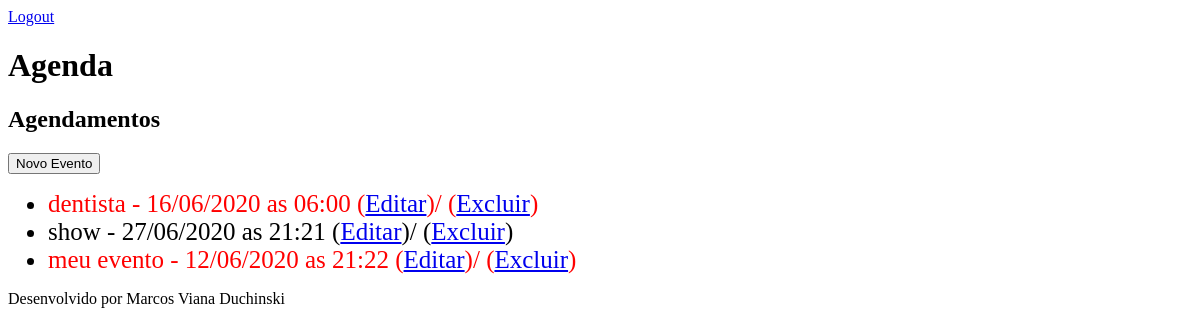
/agenda/ (signed in), run on an earlier commit of the app's database.
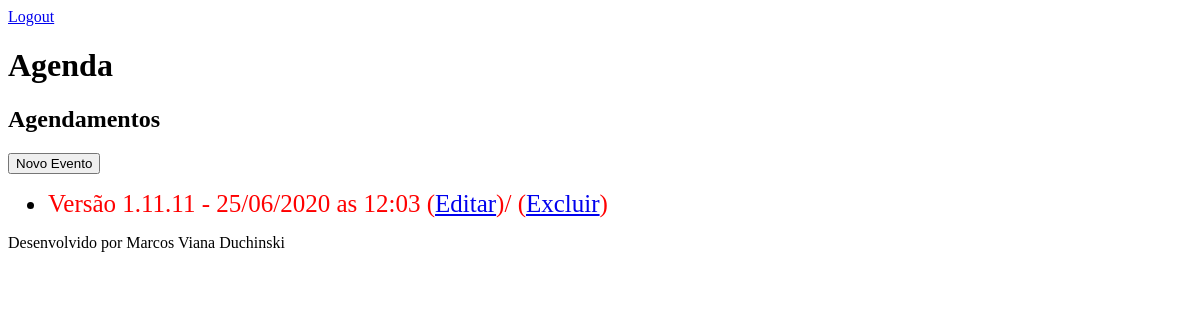
And on a later commit of the database.
### core/models.py (models this page shows, shortened)
class Evento(models.Model):
    titulo = models.CharField(max_length=100)
    descricao = models.TextField(blank=True, null=True)
    data_evento = models.DateTimeField(verbose_name='Data do Evento')
    data_criacao = models.DateTimeField(auto_now=True)
    usuario = models.ForeignKey(User, on_delete=models.CASCADE)
    class Meta:
        db_table = 'evento'
    def get_data_evento(self):
        return self.data_evento.strftime('%d/%m/%Y as %H:%M')
    def get_evento_atrasado(self):
        if self.data_evento < datetime.now():
            return True
        else:
            return False

### core/views.py (the view)
# urls.py: path('agenda/', views.lista_eventos),
@login_required(login_url='/login/')
def lista_eventos(request):
    usuario = request.user
    data_atual = datetime.now() - timedelta(hours=1)
    evento = Evento.objects.filter(usuario=usuario)
    dados = {'eventos':evento}
    return render(request,'agenda.html', dados)

### templates/agenda.html
{% extends  "model-page.html" %}
{% block content %}
    <h2>Agendamentos</h2>
    <a href="evento">
        <button type="button">Novo Evento</button>
    </a>
    <ul>
    {% for evento in eventos %}
    <li style="font-size: 25px">
        <div style={% if evento.get_evento_atrasado %}
                         "color: #ff0000"
                    {% endif %} >
             {{evento.titulo}} - {{evento.get_data_evento}}
        (<a href="evento/?id={{ evento.id }}">Editar</a>)/
        (<a href="evento/delete/{{ evento.id }}/">Excluir</a>)
        </div>
    </li>
    {% endfor %}
    </ul>
{% endblock %}

### templates/model-page.html (shortened to what this page needs)
<!DOCTYPE html>
<html lang="en">
<head>
</head>
<body>
    <header>
        <a href="/logout">Logout</a>
        <h1>Agenda</h1>
    </header>
    {% block content %} {% endblock %}
    {% include "model-footer.html" %}
</body>
</html>

### templates/model-footer.html
<footer>
    <p>Desenvolvido por Marcos Viana Duchinski</p>
</footer>

What changed in the data, as far as the page shows it:
removed Evento: titulo "dentista", get_data_evento "16/06/2020 as 06:00"
removed Evento: titulo "show", get_data_evento "27/06/2020 as 21:21"
removed Evento: titulo "meu evento", get_data_evento "12/06/2020 as 21:22"
added Evento: titulo "Versão 1.11.11", get_data_evento "25/06/2020 as 12:03"
